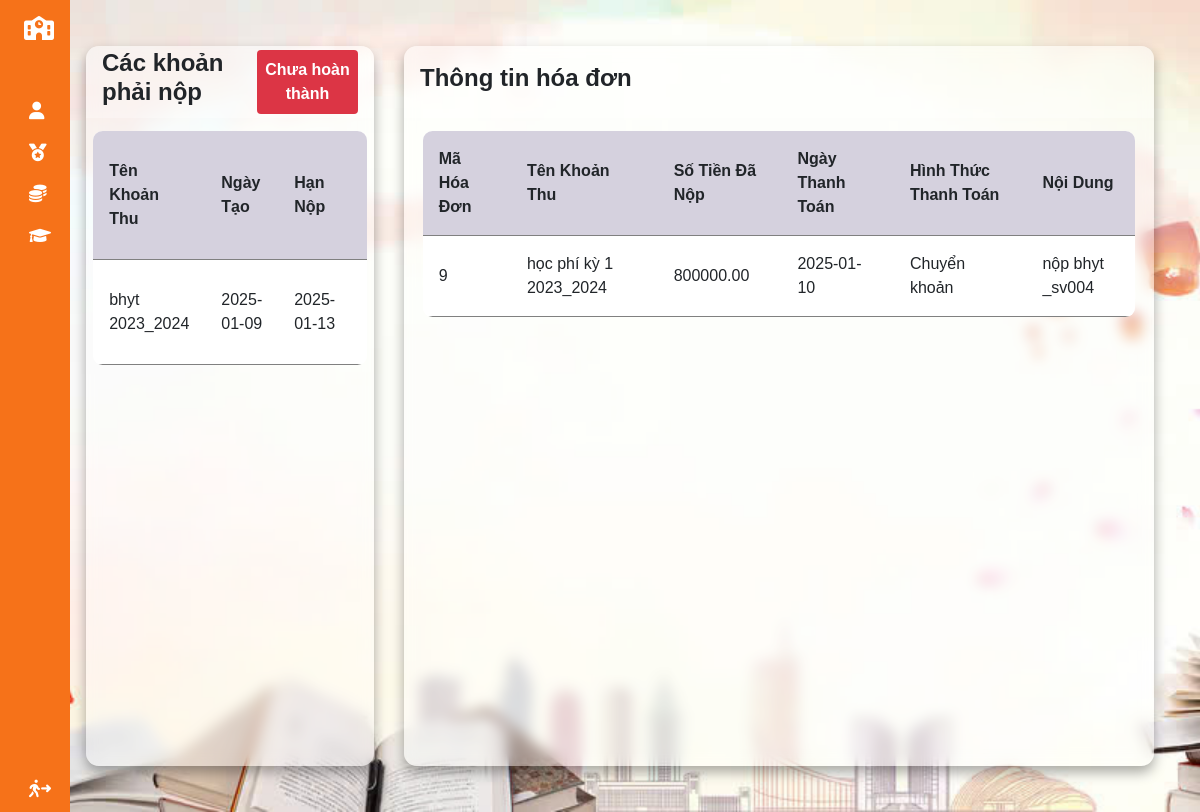
The page /Taichinh (signed in) on the database its author committed.
### tables this page shows
CREATE TABLE `khoan_thu_sinh_vien` (
  `ma_khoan_thu` int(11) NOT NULL,
  `ma_sinh_vien` varchar(10) NOT NULL,
  `so_tien_ban_dau` decimal(12,2) NOT NULL,
  `so_tien_mien_giam` decimal(12,2) DEFAULT NULL,
  `so_tien_phai_nop` decimal(12,2) DEFAULT NULL,
  `trang_thai_thanh_toan` varchar(50) DEFAULT NULL
);

CREATE TABLE `khoan_thu` (
  `ma_khoan_thu` int(11) NOT NULL,
  `ten_khoan_thu` varchar(255) NOT NULL,
  `loai_khoan_thu` varchar(50) DEFAULT NULL,
  `so_tien` decimal(12,2) NOT NULL,
  `ngay_tao` date DEFAULT NULL,
  `han_nop` date DEFAULT NULL
);

CREATE TABLE `hoa_don` (
  `ma_hoa_don` int(11) NOT NULL,
  `ma_sinh_vien` varchar(10) NOT NULL,
  `ma_khoan_thu` int(11) NOT NULL,
  `ngay_thanh_toan` date NOT NULL,
  `so_tien_da_nop` decimal(12,2) NOT NULL,
  `hinh_thuc_thanh_toan` varchar(50) DEFAULT NULL,
  `noi_dung` varchar(255) DEFAULT NULL
);

### MVC/Core/controller.php (called while the page is built, shortened)
<?php
class controller{
    public function model($model){
        return new $model;
    }
    public function view($view,$data=[]){
        include_once './MVC/Views/'.$view.'.php';
    }
}
?>

### MVC/Controllers/Taichinh.php (called while the page is built)
<?php
class Taichinh extends controller{
    private $taichinh;
    function __construct()
    {
        $this->taichinh=$this->model('Taichinh_m');
    }
    function Get_data(){
        $id=$_SESSION['ma_tai_khoan'];
        $dataHoaDon=$this->taichinh->getHoaDonBySinhVien($id);
        $dataDSphainop=$this->taichinh->getThongTinPhaiNopBySinhVien($id);
        $this->view('Masterlayout',['page'=>'Taichinh_v', 'dulieu'=>$dataHoaDon,'dsphainop'=>$dataDSphainop]);
    }
}
?>

### MVC/Core/app.php (called while the page is built, shortened)
<?php
class app{
    protected $action='Get_data';
    function __construct()
    {
       $arr=$this->processURL();
      if($arr!=null){
        if(file_exists('./MVC/Controllers/'.$arr[0].'.php')){
            unset($arr[0]);
        }
      }
      $this->controller=new $this->controller;
      $this->param=$arr?array_values($arr):[];
      call_user_func_array([$this->controller,$this->action],$this->param);
    }
    function processURL(){
        if(isset($_GET['url'])){
         return explode('/', filter_var( trim($_GET['url']),FILTER_DEFAULT));
        }
    }
}
?>

### index.php (called while the page is built, shortened)
<?php
 $myapp =new app();
?>

### MVC/Core/connectDB.php (called while the page is built, shortened)
<?php
class connectDB {
    function __construct()
    {
       $this->con=mysqli_connect('localhost','root','','qlhssv') ;
    }
}
?>

### MVC/Models/Taichinh_m.php (called while the page is built)
<?php
class Taichinh_m extends connectDB {
    function getHoaDonBySinhVien($maSinhVien) {
        $sql = "SELECT
                    hd.ma_hoa_don,
                    kt.ten_khoan_thu,
                    hd.so_tien_da_nop,
                    hd.ngay_thanh_toan,
                    hd.hinh_thuc_thanh_toan,
                    hd.noi_dung
                FROM
                    hoa_don AS hd
                JOIN
                    khoan_thu AS kt ON hd.ma_khoan_thu = kt.ma_khoan_thu
                WHERE
                    hd.ma_sinh_vien = '$maSinhVien'";
        return mysqli_query($this->con, $sql);
    }
    function getThongTinPhaiNopBySinhVien($maSinhVien) {
        $sql = "SELECT
                    kt.ten_khoan_thu,
                    kt.ngay_tao,
                    kt.han_nop,
                    ktsv.so_tien_ban_dau,
                    ktsv.so_tien_mien_giam,
                    ktsv.so_tien_phai_nop,
                    ktsv.trang_thai_thanh_toan
                FROM
                    khoan_thu_sinh_vien AS ktsv
                JOIN
                    khoan_thu AS kt ON ktsv.ma_khoan_thu = kt.ma_khoan_thu
                WHERE
                    ktsv.ma_sinh_vien = '$maSinhVien'";
        return mysqli_query($this->con, $sql);
    }
}
?>

### MVC/Views/Pages/Taichinh_v.php (the view, shortened to what this page needs)
<!DOCTYPE html>
<html lang="en">
<head>
    <link rel="stylesheet" href="https://cdnjs.cloudflare.com/ajax/libs/font-awesome/4.7.0/css/font-awesome.min.css">
    <link rel="stylesheet" href="http://localhost/QLHS/Public/CSS/button.css">
    <link rel="stylesheet" type="text/css" href="http://localhost/QLHS/Public/CSS/styleDT.css">
    <link rel="stylesheet" href="https://use.fontawesome.com/releases/v5.3.1/css/all.css">
    <link rel="stylesheet" href="https://use.fontawesome.com/releases/v5.3.1/css/fontawesome.css">
    <link rel="stylesheet" href="http://localhost/QLHS/Public/CSS/select2.css?v=<?php echo time();?>">
    <link rel="stylesheet" href="http://localhost/QLHS/Public/CSS/dulieu.css?v=<?php echo time();?>">
</head>
<body>
    <main class="table" id="customers_table" style="margin-top: 30px;">
            <?php
        $tong_trang_thai = 'Đã hoàn thành';
        if (isset($data['dsphainop']) && mysqli_num_rows($data['dsphainop']) > 0) {
            while ($row = mysqli_fetch_assoc($data['dsphainop'])) {
                if ($row['trang_thai_thanh_toan'] != 'Đã thanh toán') {
                    $tong_trang_thai = 'Chưa hoàn thành';
                    break;
                }
            }
            mysqli_data_seek($data['dsphainop'], 0);
        }
        ?>
        <?php
if (isset($data['dsphainop']) && mysqli_num_rows($data['dsphainop']) > 0) {
    mysqli_data_seek($data['dsphainop'], 0);
}
?>
        <section class="table__header">
            <h1>Các khoản phải nộp</h1>
            <div style="text-align: center; margin: 10px 0;">
    <?php
    if ($tong_trang_thai == 'Đã hoàn thành') {
        echo '<span class="status-label status-complete">Đã hoàn thành</span>';
    } else {
        echo '<span class="status-label status-incomplete">Chưa hoàn thành</span>';
    }
    ?>
</div>
        </section>
        <section class="table__body">
            <table>
                <thead>
                    <tr>
                    <th>Tên khoản thu</th>
                    <th>Ngày tạo</th>
                    <th>Hạn nộp</th>
                    <th>Số tiền ban đầu</th>
                    </tr>
                </thead>
                <tbody>
                    <?php
                        if(isset($data['dsphainop']) && mysqli_num_rows($data['dsphainop'])>0 ){
                            while($row=mysqli_fetch_assoc($data['dsphainop'])){
                                ?>
                                        <tr>
                                            <td> <?php echo $row['ten_khoan_thu']?> </td>
                                            <td> <?php echo $row['ngay_tao']?> </td>
                                            <td> <?php echo $row['han_nop']?> </td>
                                            <td> <?php echo $row['so_tien_ban_dau']?> </td>
                                        </tr>
                                <?php
                            }
                        }
                    ?>
            </tbody>
            </table>
        </section>
    </main>
    <div class="content-2">
    <form id="myForm" method="post" action="./Taichinh">
    <main class="table" id="customers_table" style="width: 750px; margin: 30px;">
        <section class="table__header">
            <h1>Thông tin hóa đơn</h1>
        </section>
        <section class="table__body">
            <table>
                <thead>
                    <tr>
                        <th>Mã hóa đơn</th>
                        <th>Tên khoản thu</th>
                        <th>Số tiền đã nộp</th>
                        <th>Ngày thanh toán</th>
                        <th>Hình thức thanh toán</th>
                        <th>Nội dung</th>
                    </tr>
                </thead>
                <tbody>
                    <?php
                    if (isset($data['dulieu']) && mysqli_num_rows($data['dulieu']) > 0) {
                        while ($row = mysqli_fetch_assoc($data['dulieu'])) {
                            ?>
                            <tr>
                                <td><?php echo $row['ma_hoa_don']; ?></td>
                                <td><?php echo $row['ten_khoan_thu']; ?></td>
                                <td><?php echo $row['so_tien_da_nop']; ?></td>
                                <td><?php echo $row['ngay_thanh_toan']; ?></td>
                                <td><?php echo $row['hinh_thuc_thanh_toan']; ?></td>
                                <td><?php echo $row['noi_dung']; ?></td>
                            </tr>
                            <?php
                        }
                    } else {
                        echo '<tr><td colspan="6" style="text-align: center;">Không có hóa đơn nào</td></tr>';
                    }
                    ?>
                </tbody>
            </table>
        </section>
    </main>
        </div>
    </div>
</body>
</html>

### Public/CSS/layout.css (style rules this page uses)
h1 { font-weight: 600; font-size: 1.5rem; }
body { font-family: 'Poppins', sans-serif; }

### Public/CSS/styleDT.css (style rules this page uses)
* { margin: 0; padding: 0; box-sizing: border-box; font-family: sans-serif; }
body { min-height: 100vh; display: flex; justify-content: center; align-items: center; }
main.table { width: 82vw; height: 90vh; background-color: #fff5; backdrop-filter: blur(7px); box-shadow: 0 .4rem .8rem #0005; border-radius: .8rem; overflow: hidden; }
.table__header { width: 100%; height: 10%; background-color: #fff4; padding: .8rem 1rem; display: flex; justify-content: space-between; align-items: center; }
.table__body { width: 95%; max-height: calc(89% - 1.6rem); background-color: #fffb; margin: .8rem auto; border-radius: .6rem; overflow: auto; overflow: overlay; }
table { width: 100%; }
table, th, td { border-collapse: collapse; padding: 1rem; text-align: left; }
thead th { position: sticky; top: 0; left: 0; background-color: #d5d1defe; cursor: pointer; text-transform: capitalize; }
tbody tr { --delay: .1s; transition: .5s ease-in-out var(--delay), background-color 0s; }
tbody tr td, tbody tr td p, tbody tr td img { transition: .2s ease-in-out; }

### Public/CSS/select2.css (style rules this page uses)
:root { --arrow-bg: rgba(255, 255, 255, 0.3); --arrow-icon: url(https://upload.wikimedia.org/wikipedia/commons/9/9d/Caret_down_font_awesome_whitevariation.svg); --option-bg: black; --select-bg: rgba(255, 255, 255, 0.2); }
* { box-sizing: border-box; }
body { place-items: center; min-height: 100vh; }

### MVC/Views/Pages/Taichinh_v.php (style rules this page uses)
.status-label { display: inline-block !important; color: #fff !important; background-color: #28a745 ; padding: 5px 10px; font-weight: bold; border-radius: 4px; margin: 10px 0; }
.status-incomplete { background-color: #dc3545 !important; }

### rows shown on the page
khoan_thu_sinh_vien: ma_khoan_thu.ten_khoan_thu "bhyt 2023_2024", ma_khoan_thu.ngay_tao "2025-01-09", ma_khoan_thu.han_nop "2025-01-13"
hoa_don: ma_hoa_don "9", ma_khoan_thu.ten_khoan_thu "học phí kỳ 1 2023_2024", so_tien_da_nop "800000.00", ngay_thanh_toan "2025-01-10", hinh_thuc_thanh_toan "Chuyển khoản", noi_dung "nộp bhyt _sv004"
